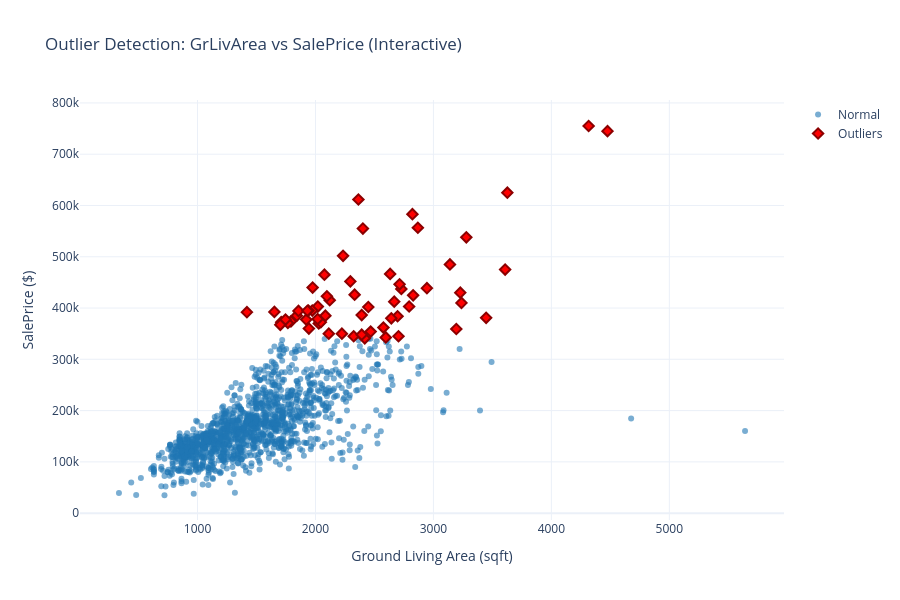

The cell this chart's notebook holds for it:
### Markdown cell above
## 4. Outlier Investigation Dashboard
**Interactive scatter with outlier highlighting and box selection**

### Code cell
# Prepare outlier data
df_outliers = df_viz[['GrLivArea', 'SalePrice', 'OverallQual', 'YearBuilt']].dropna().copy()

# Identify outliers using IQR
Q1 = df_outliers['SalePrice'].quantile(0.25)
Q3 = df_outliers['SalePrice'].quantile(0.75)
IQR = Q3 - Q1
lower_bound = Q1 - 1.5 * IQR
upper_bound = Q3 + 1.5 * IQR

df_outliers['IsOutlier'] = ((df_outliers['SalePrice'] < lower_bound) | 
                             (df_outliers['SalePrice'] > upper_bound))

# Create scatter plot
fig4 = go.Figure()

# Normal points
normal = df_outliers[~df_outliers['IsOutlier']]
fig4.add_trace(go.Scatter(
    x=normal['GrLivArea'],
    y=normal['SalePrice'],
    mode='markers',
    marker=dict(size=6, color='#1f77b4', opacity=0.6),
    name='Normal',
    hovertemplate='<b>Living Area:</b> %{x:,.0f}<br><b>Price:</b> $%{y:,.0f}<extra></extra>'
))

# Outliers
outliers = df_outliers[df_outliers['IsOutlier']]
fig4.add_trace(go.Scatter(
    x=outliers['GrLivArea'],
    y=outliers['SalePrice'],
    mode='markers',
    marker=dict(size=8, color='red', symbol='diamond', line=dict(width=2, color='darkred')),
    name='Outliers',
    hovertemplate='<b>Living Area:</b> %{x:,.0f}<br><b>Price:</b> $%{y:,.0f}<br><b>⚠️ OUTLIER</b><extra></extra>'
))

fig4.update_layout(
    title="Outlier Detection: GrLivArea vs SalePrice (Interactive)",
    xaxis_title="Ground Living Area (sqft)",
    yaxis_title="SalePrice ($)",
    height=600,
    template='plotly_white',
    hovermode='closest',
    dragmode='select'  # Enable box/lasso selection
)

fig4.show()

# Outlier Statistics
print(f"\nOutlier Analysis:")
print(f"Total Houses: {len(df_outliers)}")
print(f"Outliers Detected: {df_outliers['IsOutlier'].sum()} ({100*df_outliers['IsOutlier'].sum()/len(df_outliers):.1f}%)")
print(f"\nPrice Bounds (IQR Method):")
print(f"Lower Bound: ${lower_bound:,.0f}")
print(f"Upper Bound: ${upper_bound:,.0f}")
print(f"\nOutlier Details:")
if len(outliers) > 0:
    print(outliers[['GrLivArea', 'SalePrice', 'OverallQual', 'YearBuilt']].describe())

### Figure 1 — Plotly figure (JSON) as saved in the notebook; plotly's stock layout.template omitted (floating-point values rounded to 4 significant figures; data arrays with more than 128 entries replaced by an {"elided": "..."} marker saying what was removed)
{"data": [{"hovertemplate": "<b>Living Area:</b> %{x:,.0f}<br><b>Price:</b> $%{y:,.0f}<extra></extra>", "marker": {"color": "#1f77b4", "opacity": 0.6, "size": 6}, "mode": "markers", "name": "Normal", "type": "scatter", "x": {"elided": "1399 int values"}, "y": {"elided": "1399 int values"}}, {"hovertemplate": "<b>Living Area:</b> %{x:,.0f}<br><b>Price:</b> $%{y:,.0f}<br><b>⚠️ OUTLIER</b><extra></extra>", "marker": {"color": "red", "line": {"color": "darkred", "width": 2}, "size": 8, "symbol": "diamond"}, "mode": "markers", "name": "Outliers", "type": "scatter", "x": [2324, 1842, 2945, 2696, 1710, 2668, 2234, 3608, 2392, 2794, 2121, 1944, 2036, 2596, 2468, 1922, 2728, 1856, 2332, 2402, 1976, 2643, 1792, 3228, 2020, 2713, 2028, 2296, 3194, 2704, 1766, 2113, 2448, 2097, 2046, 1419, 4316, 2576, 2418, 3279, 1973, 3140, 2822, 2084, 2224, 2364, 1940, 2392, 2868, 2828, 3627, 1652, 4476, 1702, 2076, 2018, 3447, 3238, 2633, 1746, 1932], "y": [345000, 385000, 438780, 383970, 372402, 412500, 501837, 475000, 386250, 403000, 415298, 360000, 375000, 342643, 354000, 377426, 437154, 394432, 426000, 555000, 440000, 380000, 374000, 430000, 402861, 446261, 369900, 451950, 359100, 345000, 370878, 350000, 402000, 423000, 372500, 392000, 755000, 361919, 341000, 538000, 395000, 485000, 582933, 385000, 350000, 611657, 395192, 348000, 556581, 424870, 625000, 392500, 745000, 367294, 465000, 378500, 381000, 410000, 466500, 377500, 394617]}], "layout": {"dragmode": "select", "height": 600, "hovermode": "closest", "title": {"text": "Outlier Detection: GrLivArea vs SalePrice (Interactive)"}, "xaxis": {"title": {"text": "Ground Living Area (sqft)"}}, "yaxis": {"title": {"text": "SalePrice ($)"}}}}
